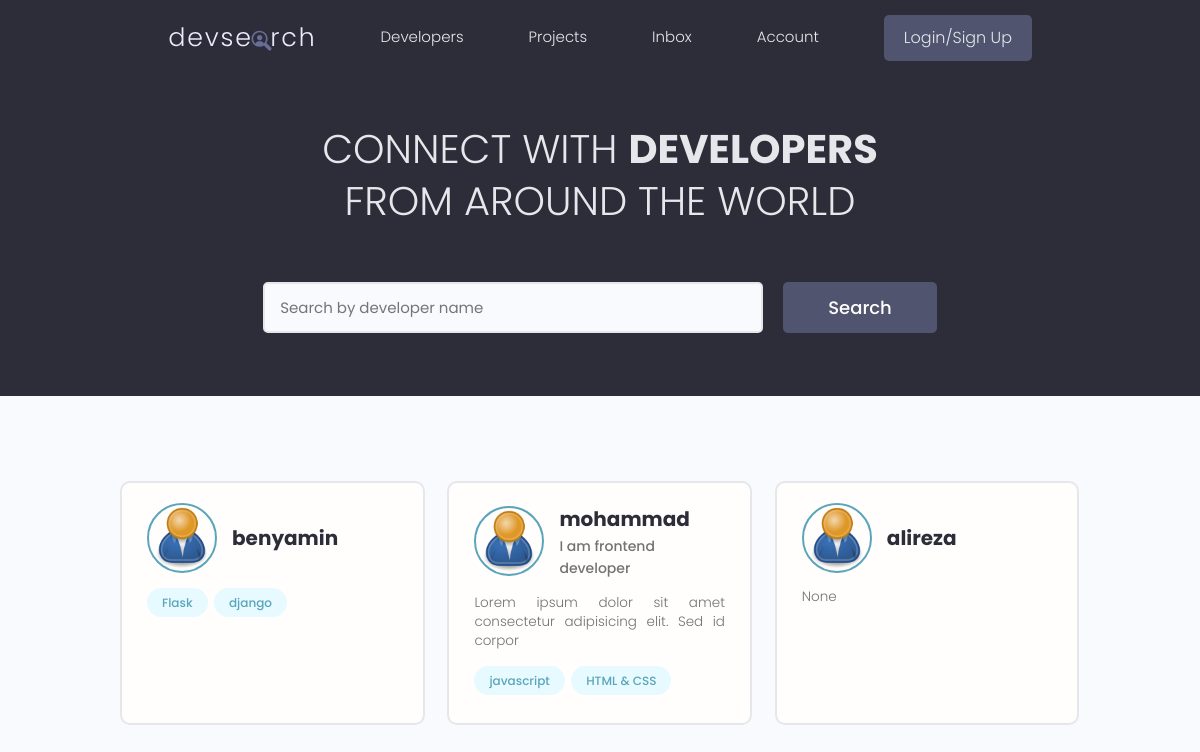
The page / on the database its author committed.
### users/models.py (models this page shows, shortened)
class Profile(models.Model):
    id=models.UUIDField(default=uuid.uuid4, primary_key=True, editable=False, unique=True)
    user=models.OneToOneField(User, on_delete=models.CASCADE)
    short_intro=models.CharField(max_length=200, null=True, blank=True, default='')
    bio=models.TextField(null=True, blank=True, default='')
    location=models.CharField(max_length=100, null=True, blank=True, default='')
    profile_image=models.ImageField(upload_to='profiles/', null=True, blank=True,
		default='profiles/user-default.png')
    social_github=models.CharField(max_length=250, null=True, blank=True)
    social_twitter=models.CharField(max_length=250, null=True, blank=True)
    social_linkedin=models.CharField(max_length=250, null=True, blank=True)
    social_youtube=models.CharField(max_length=250, null=True, blank=True)
    social_website=models.CharField(max_length=250, null=True, blank=True)
    created=models.DateTimeField(auto_now_add=True)
    class Meta:
        ordering=['created']
        indexes=[models.Index(fields=['id'])]

class Skill(models.Model):
    id=models.UUIDField(default=uuid.uuid4, primary_key=True, editable=False, unique=True)
    name=models.CharField(max_length=200)
    description=models.TextField(null=True, blank=True)
    owner=models.ForeignKey(Profile, on_delete=models.CASCADE)
    def __str__(self) -> str:
        return self.name

### users/views.py (the view)
# urls.py: path('', views.profiles, name='profiles'),
def profiles(request):
    query_search=''
    if request.GET.get('query_search'):
        query_search=request.GET.get('query_search')
        profiles=search_profile(query_search)
    else:
        profiles=Profile.objects.select_related('user').prefetch_related('skill_set').all()
    custom_range, profiles=custom_range_paginator(request, profiles,3)
    context={'profiles':profiles,'query_search':query_search,'custom_range':custom_range}
    return render(request,'users/index.html', context)

### users/utils.py (called while the page is built)
def custom_range_paginator(request, profiles, result):
    page=request.GET.get('page')
    paginator=Paginator(profiles, result)
    try:
        profiles=paginator.page(page)
    except PageNotAnInteger:
        page=1
        profiles=paginator.page(page)
    except EmptyPage:
        page=paginator.num_pages
        profiles=paginator.page(page)
    left_index=(int(page) - 1)
    if left_index < 1:
        left_index = 1
    right_indext=(int(page) + 5)
    if right_indext > paginator.num_pages:
        right_indext = paginator.num_pages + 1
    custom_range=range(left_index,right_indext)
    return custom_range, profiles

### users/templates/users/index.html (shortened to what this page needs)
{% extends 'base.html' %}
{% block content %}
<main class="home">
    <section class="hero-section text-center">
      <div class="container container--narrow">
        <div class="hero-section__box">
          <h2>CONNECT WITH <span>DEVELOPERS</span></h2>
          <h2>FROM AROUND THE WORLD</h2>
        </div>
        <div class="hero-section__search">
          <form class="form" action="{% url 'profiles' %}" method="get">
            <div class="form__field">
              <input class="input input--text" id="formInput#search" type="text" name="query_search"
                placeholder="Search by developer name" value="{{query_search}}" />
            </div>
            <input class="btn btn--sub btn--lg" type="submit" value="Search" />
          </form>
        </div>
      </div>
    </section>
    <section class="devlist">
      <div class="container">
        <div class="grid grid--three">
        {% for profile in profiles %}
          <div class="column card">
            <div class="dev">
              <a href="{% url 'profile' profile.id %}" class="card__body">
                <div class="dev__profile">
                  <img class="avatar avatar--md" src="{{profile.profile_image.url}}" alt="image" />
                  <div class="dev__meta">
                    <h3>{{ profile.user.username}}</h3>
                    {% if profile.short_intro != None %}
                    <h5>{{profile.short_intro}}</h5>
                    {% endif %}
                  </div>
                </div>
                <p class="dev__info">
                  {{profile.bio|slice:70}}
                </p>
                <div class="dev__skills">
                  {% for skill in profile.skill_set.all|slice:5 %}
                  <span class="tag tag--pill tag--main">
                    <small>{{skill}}</small>
                  </span>
                  {% endfor %}
                </div>
              </a>
            </div>
          </div>
          {% endfor %}
        </div>
      </div>
    </section>
  </main>
{% endblock %}

### static/style/app.css (style rules this page uses)
:root { --color-sub: #2d2d39; }
.btn--sub { background-color: var(--color-sub-light); }
.card { border: 2px solid var(--color-light); }
img { width: 100%; }
.hero-section { height: 40vh; display: flex; align-items: center; background-color: var(--color-sub); }
.hero-section__box { margin-bottom: 4rem; }
.hero-section__box > h2, .hero-section__box > h2 > span { font-size: 4rem; color: var(--color-light); line-height: 1.3; text-transform: uppercase; }
.hero-section__box > h2 { font-weight: 300; }
.hero-section__box > h2 > span { font-weight: 700; }
.hero-section__search > .form { display: flex; align-items: center; justify-content: center; gap: 2rem; }
.hero-section__search > .form input.input--text { width: 50rem; }
.devlist { margin-top: 8rem; }
.devlist .grid { align-items: stretch; }
.devlist .dev .dev__profile { display: flex; align-items: center; gap: 1.5rem; }
.devlist .dev .dev__meta h3 { color: var(--color-sub); font-size: 2rem; font-weight: 700; }
.devlist .dev .dev__meta h5 { color: var(--color-text); font-size: 1.4rem; font-weight: 500; }
.devlist .dev .dev__info { margin: 1.5rem 0; font-size: 1.35rem; line-height: 1.4; text-align: justify; }

### static/uikit/styles/modules/_variables.css (style rules this page uses)
:root { --color-main: #5aa5b9; --color-main-light: #e6faff; --color-sub: #3f4156; --color-sub-light: #51546e; --color-sub-lighter: #ededfd; --color-text: #737373; --color-gray: #8b8b8b; --color-light: #e5e7eb; --color-light-gray: #767676; --color-bg: #f8fafd; --color-white: #fffefd; --color-white-light: #f3f3f3; --color-success: #359e64; --color-success-bg: #def8e8; --color-error: #fc4b0b; --color-error-bg: #fff2ee; --font-base: 'Poppins', arial, helvetica, 'Segoe UI', roboto, ubuntu, sans-serif; --font-monospace: 'Fira Code', 'Courier New', courier, monospace; --font-regular: 300; --font-medium: 500; --font-bold: 700; --generic-shadow: 1px 1px 5px #00000010; --generic-transition: all 0.3s ease-in-out; }

### static/uikit/styles/modules/_base.css (style rules this page uses)
* { margin: 0; padding: 0; box-sizing: border-box; text-rendering: optimizeLegibility; color: inherit; font-size: inherit; }
html { font-size: 50%; }
@media only screen and (min-width: 480px) { html { font-size: 56.25%; } }
@media only screen and (min-width: 1200px) { html { font-size: 62.5%; } }
body { line-height: 1.6; font-weight: 400; font-size: 1.5rem; color: var(--color-text); background-color: var(--color-bg); min-height: 100vh; }

### static/uikit/styles/modules/_typography.css (style rules this page uses)
* { font-family: var(--font-base); }
h2 { font-size: 3.6rem; font-weight: var(--font-bold); }
h3 { font-size: 3.2rem; font-weight: var(--font-medium); }
h5 { font-size: 2.4rem; font-weight: var(--font-medium); }
h5, h6 { font-weight: var(--font-regular); }
p, span, strong { font-size: 1.6rem; color: var(--color-text); font-weight: var(--font-regular); }
a { padding-bottom: 2px; text-decoration: none; display: inline-block; color: var(--color-main); font-weight: var(--font-medium); }

### static/uikit/styles/modules/_utilities.css (style rules this page uses)
.container { width: 92%; max-width: 165rem; margin: 0 auto; box-sizing: border-box; }
.container--narrow { width: 92%; max-width: 120rem; }
@media screen and (min-width: 1000px) { .container { width: 90%; } }
@media screen and (min-width: 1000px) { .container--narrow { width: 85%; } }
@media screen and (min-width: 1200px) { .container { width: 80%; } }
@media screen and (min-width: 1200px) { .container--narrow { width: 72%; } }
.text-center { text-align: center; }

### static/uikit/styles/modules/_avatar.css (style rules this page uses)
.avatar { border-radius: 50%; border: 2px solid var(--color-main); object-fit: cover; }
.avatar--md { height: 7rem; width: 7rem; }

### static/uikit/styles/modules/_button.css (style rules this page uses)
.btn { display: inline-block; position: relative; cursor: pointer; background-color: var(--color-light); font-weight: var(--font-medium); color: var(--color-sub); text-decoration: none; padding: 1rem 2rem; border-radius: 0.5rem; border: none; width: -webkit-fit-content; width: -moz-fit-content; width: fit-content; height: -webkit-fit-content; height: -moz-fit-content; height: fit-content; font-size: 1.6rem; outline-width: 0; outline-color: transparent; -webkit-backface-visibility: hidden; backface-visibility: hidden; transition: all 0.3s ease-in-out; }
.btn--sub { background-color: var(--color-sub); color: var(--color-white); }
.btn--lg { font-size: 1.8rem; padding: 1.2rem 4.5rem; }

### static/uikit/styles/modules/_card.css (style rules this page uses)
.card { border-radius: 1rem; background-color: var(--color-white); border: 1.5px solid var(--color-light); width: auto; height: auto; margin-top: 0.5rem; margin-bottom: 0.5rem; overflow: hidden; }
.card__body, .card__header { padding: 2rem 2.5rem; }

### rows shown on the page
Profile: profile_image (placeholder picture), user.username "benyamin"
Skill: name "Flask"
Skill: name "django"
Profile: profile_image (placeholder picture), user.username "mohammad", short_intro "I am frontend developer", bio "Lorem ipsum dolor sit amet consectetur adipisicing elit. Sed id corpor"
Skill: name "javascript"
Skill: name "HTML & CSS"
Profile: profile_image (placeholder picture), user.username "alireza", bio "None"
